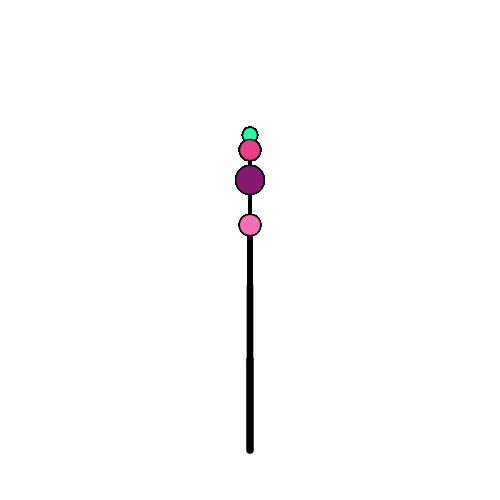
Frame 1 (no input)
Frame 60 (no input): identical to frame 1, image omitted
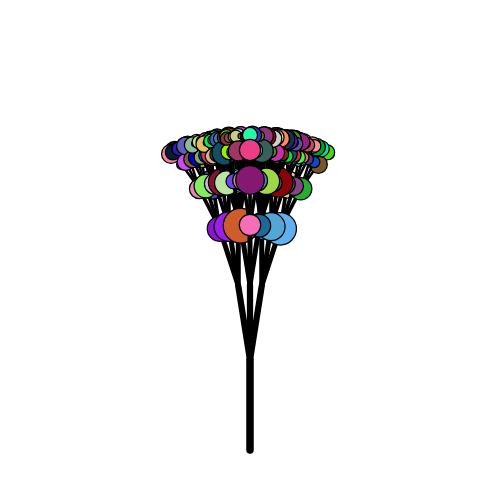
Frame 120 (the mouse pressed at the canvas centre since frame 60)

The p5.js sketch that drew these frames (run headless with seeded random() and noise() and a simulated clock; from frame 60 on, the mouse is pressed at the canvas centre):

// p5.js sketch
// ── sketch.js
let scale = 15;
let x = 5;
let interval;

function setup() {
    createCanvas(500, 500);
    background(255);
    interval = random(0,100);
}

function draw() {
    background(255);
    drawTree(width/2, height*.9, 90, 6);
}

function drawLine(x1, y1, x2, y2, depth) {
//draw a line segment connecting (x1,y1) to (x2,y2)
    strokeWeight(depth*1.25);
    line(x1, y1, x2, y2);
}

function drawTree(x1, y1, angle, depth) {
    if (depth > 0) {
        let x2 = x1 + (cos(radians(angle))*depth*scale); //calculate endpoints ofcurrent branch
        let y2 = y1 - (sin(radians(angle))*depth*scale); //using trig ratios. Getshorter based on depth
        drawLine(x1, y1, x2, y2, depth);
        let spread = mouseX/width * 18;
        drawTree(x2, y2, angle-spread, depth-1);
        drawTree(x2, y2, angle+spread, depth-1);
        drawTree(x2, y2, angle, depth-1);
        drawLeaf(x1,y1,x2,y2,depth);
    }
    else{y=0;}
    y++;
}

function keyPressed(){
    if(key==='z'){
        x--;
    }
    else if(key==='x'){
        x++;
    }
}

function drawLeaf(x1,y1,x2,y2,depth){
    randomSeed(y*interval*depth*x2);
    leafColor = [random(0,255),random(0,255),random(0,255)];
    fill(leafColor);
    let d = random(depth*5, depth*5+15)
    if(depth<x){
        line(x1, y1, x2, y2);
        circle(x2,y2,d);
    }
}
